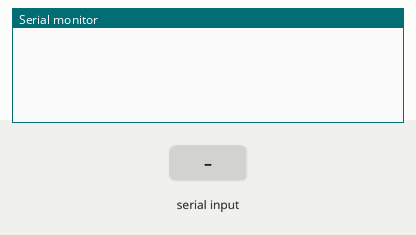
Simulated run of this sketch. Board: ESP8266 (NodeMCU). On the bench: the last lines printed to the serial monitor. The test bench sets the inputs (shaded band). Random numbers use the default seed unless the sketch sets one.

Above: at 1.2 s.
1.3 s: "1" received over the second serial link
At 3.5 s:
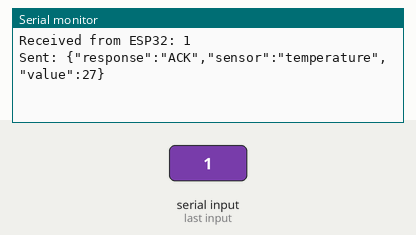
3.8 s: "0" received over the second serial link
At 5.5 s:
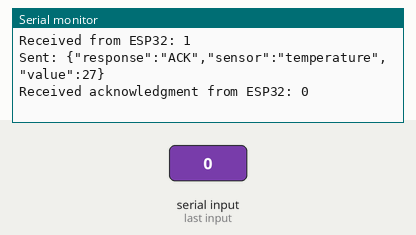
6.3 s: "2" received over the second serial link
At 10.3 s:
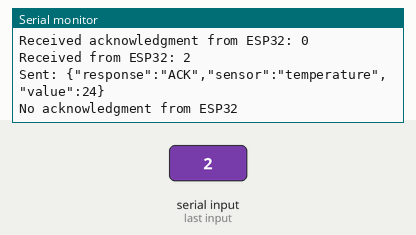

Measured:
- after the input at 1.3 s, the serial monitor: prints a new line after 1.0 s (image 1)
- after the input at 3.8 s, the serial monitor: prints a new line after 1.0 s (image 2)
- after the input at 6.3 s, the serial monitor: prints a new line after 1.0 s (image 3)

The sketch:

sketch_may25a.ino
```cpp
#include <SoftwareSerial.h>
#include <ArduinoJson.h>

SoftwareSerial espSerial(D3, D4); // RX, TX

void setup() {
  espSerial.begin(9600); // เริ่มการสื่อสารที่ baud rate 9600
  Serial.begin(115200);
}

void loop() {
  BoardToBoard();
}
```

BoardToBoard.ino
```cpp
void BoardToBoard(){
  // รอรับข้อมูลจาก ESP32
  unsigned long startTime = millis();
  while (!espSerial.available()) {
    if (millis() - startTime > 2000) { // Timeout หลังจาก 2 วินาที
      Serial.println("No response from ESP32");
      return;
    }
  }

  // อ่านข้อมูลจาก ESP32
  String received = espSerial.readString();
  Serial.println("Received from ESP32: " + received);

  StaticJsonDocument<200> requestDoc;
  DeserializationError error = deserializeJson(requestDoc, received);

  // ตรวจสอบความถูกต้องของ JSON
  if (error) {
    Serial.print("deserializeJson() failed: ");
    Serial.println(error.c_str());
    return;
  }

  // สร้าง JSON response
  StaticJsonDocument<200> responseDoc;
  responseDoc["response"] = "ACK";
  responseDoc["sensor"] = "temperature";
  responseDoc["value"] = random(20, 35); // สร้างค่าสุ่มสำหรับอุณหภูมิ

  String response;
  serializeJson(responseDoc, response);

  // ส่งข้อมูลตอบกลับไปยัง ESP32
  espSerial.println(response);
  Serial.println("Sent: " + response);

  // รอการตอบกลับจาก ESP32
  startTime = millis();
  while (!espSerial.available()) {
    if (millis() - startTime > 2000) { // Timeout หลังจาก 2 วินาที
      Serial.println("No acknowledgment from ESP32");
      return;
    }
  }

  // อ่านการตอบกลับจาก ESP32
  String ackReceived = espSerial.readString();
  Serial.println("Received acknowledgment from ESP32: " + ackReceived);
}
```
